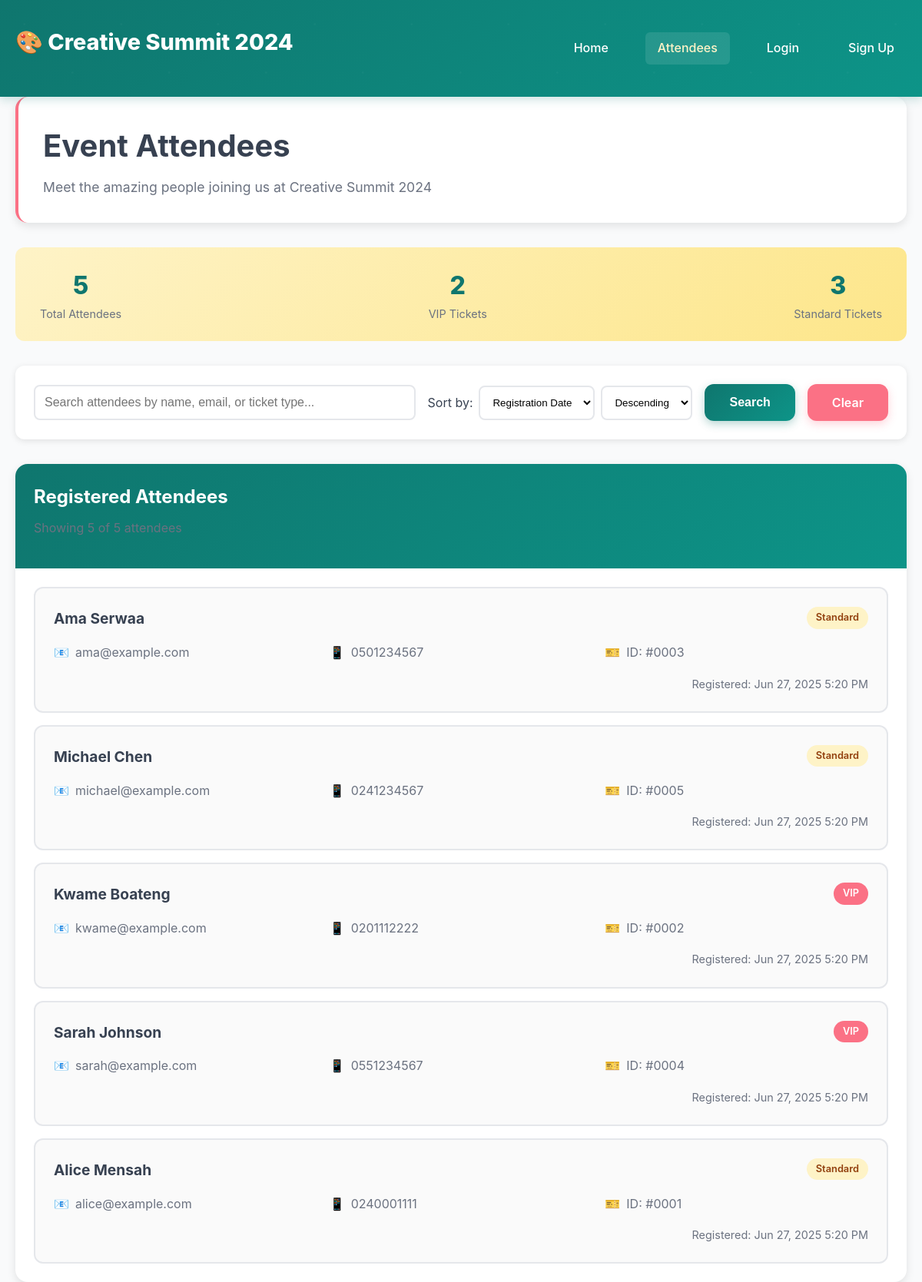
Screenshot of /pages/attendees.php with the database file from the repository.
### tables this page shows
CREATE TABLE attendees (
    id INT AUTO_INCREMENT PRIMARY KEY,
    event_id INT NOT NULL,
    full_name VARCHAR(100) NOT NULL,
    email VARCHAR(100) NOT NULL,
    phone VARCHAR(20) NOT NULL,
    ticket_type VARCHAR(50) NOT NULL,
    registration_date TIMESTAMP DEFAULT CURRENT_TIMESTAMP,
    FOREIGN KEY (event_id) REFERENCES events(id)
);

### pages/attendees.php (the view, shortened to what this page needs)
<?php
$database = new Database();
$db = $database->getConnection();
$search = isset($_GET['search']) ? $_GET['search'] : '';
$sort = isset($_GET['sort']) ? $_GET['sort'] : 'registration_date';
$order = isset($_GET['order']) ? $_GET['order'] : 'DESC';
$query = "SELECT a.*, e.name as event_name
          FROM attendees a
          JOIN events e ON a.event_id = e.id
          WHERE (a.full_name LIKE :search OR a.email LIKE :search OR a.ticket_type LIKE :search)
          ORDER BY a.$sort $order";
$stmt = $db->prepare($query);
$searchParam = "%$search%";
$stmt->bindParam(':search', $searchParam);
$stmt->execute();
$attendees = $stmt->fetchAll(PDO::FETCH_ASSOC);
$countQuery = "SELECT COUNT(*) as total FROM attendees a WHERE (a.full_name LIKE :search OR a.email LIKE :search OR a.ticket_type LIKE :search)";
$countStmt = $db->prepare($countQuery);
$countStmt->bindParam(':search', $searchParam);
$countStmt->execute();
$totalCount = $countStmt->fetch(PDO::FETCH_ASSOC)['total'];
?>
<!DOCTYPE html>
<html lang="en">
<head>
    <link rel="stylesheet" href="../assets/css/styles.css">
</head>
<body>
    <header class="main-header">
        <div class="container">
            <div class="header-content">
                <div class="logo">
                    <h1>🎨 Creative Summit 2024</h1>
                </div>
                <nav class="nav-links">
                    <a href="../index.php">Home</a>
                    <a href="attendees.php" class="active">Attendees</a>
                    <a href="login.php">Login</a>
                    <a href="signup.php">Sign Up</a>
                </nav>
            </div>
        </div>
    </header>
    <main>
        <div class="container">
            <div class="page-header">
                <h1>Event Attendees</h1>
                <p>Meet the amazing people joining us at Creative Summit 2024</p>
            </div>
            <div class="stats-bar">
                <div class="stat-item">
                    <div class="stat-number"><?php echo $totalCount; ?></div>
                    <div class="stat-label">Total Attendees</div>
                </div>
                <div class="stat-item">
                    <div class="stat-number"><?php echo count(array_filter($attendees, function($a) { return $a['ticket_type'] === 'VIP'; })); ?></div>
                    <div class="stat-label">VIP Tickets</div>
                </div>
                <div class="stat-item">
                    <div class="stat-number"><?php echo count(array_filter($attendees, function($a) { return $a['ticket_type'] === 'Standard'; })); ?></div>
                    <div class="stat-label">Standard Tickets</div>
                </div>
            </div>
            <div class="controls">
                <form method="GET" class="search-box">
                    <input type="text" name="search" placeholder="Search attendees by name, email, or ticket type..."
                           value="<?php echo htmlspecialchars($search); ?>">
                </form>
                <div class="sort-controls">
                    <label>Sort by:</label>
                    <select onchange="updateSort(this.value)">
                        <option value="registration_date" <?php echo $sort === 'registration_date' ? 'selected' : ''; ?>>Registration Date</option>
                    </select>
                    <select onchange="updateOrder(this.value)">
                        <option value="DESC" <?php echo $order === 'DESC' ? 'selected' : ''; ?>>Descending</option>
                    </select>
                </div>
                <button type="submit" class="btn btn-primary" onclick="document.querySelector('.search-box form').submit()">Search</button>
                <a href="attendees.php" class="btn btn-secondary">Clear</a>
            </div>
            <div class="attendees-container">
                <div class="table-header">
                    <h2>Registered Attendees</h2>
                    <p>Showing <?php echo count($attendees); ?> of <?php echo $totalCount; ?> attendees</p>
                </div>
                <div class="attendees-grid">
                    <?php if (empty($attendees)): ?>
                        <div class="empty-state">
                            <h3>No attendees found</h3>
                            <p>Try adjusting your search criteria or check back later.</p>
                        </div>
                    <?php else: ?>
                        <?php foreach ($attendees as $attendee): ?>
                            <div class="attendee-card">
                                <div class="attendee-header">
                                    <div class="attendee-name"><?php echo htmlspecialchars($attendee['full_name']); ?></div>
                                    <div class="ticket-badge ticket-<?php echo strtolower($attendee['ticket_type']); ?>">
                                        <?php echo htmlspecialchars($attendee['ticket_type']); ?>
                                    </div>
                                </div>
                                <div class="attendee-details">
                                    <div class="detail-item">
                                        <span class="detail-icon">📧</span>
                                        <span><?php echo htmlspecialchars($attendee['email']); ?></span>
                                    </div>
                                    <div class="detail-item">
                                        <span class="detail-icon">📱</span>
                                        <span><?php echo htmlspecialchars($attendee['phone']); ?></span>
                                    </div>
                                    <div class="detail-item">
                                        <span class="detail-icon">🎫</span>
                                        <span>ID: #<?php echo str_pad($attendee['id'], 4, '0', STR_PAD_LEFT); ?></span>
                                    </div>
                                </div>
                                <div class="registration-date">
                                    Registered: <?php echo date('M j, Y g:i A', strtotime($attendee['registration_date'])); ?>
                                </div>
                            </div>
                        <?php endforeach; ?>
                    <?php endif; ?>
                </div>
            </div>
        </div>
    </main>
</body>
</html>

### assets/css/styles.css (style rules this page uses)
* { margin: 0; padding: 0; box-sizing: border-box; }
body { font-family: -apple-system, BlinkMacSystemFont, "Segoe UI", Roboto, sans-serif; background-color: #f9fafb; color: #374151; line-height: 1.6; }
.container { max-width: 1200px; margin: 0 auto; padding: 0 20px; }
h1, h2, h3, h4, h5, h6 { font-weight: 700; margin-bottom: 1rem; color: #374151; }
h1 { font-size: 2.5rem; }
h2 { font-size: 2rem; }
p { margin-bottom: 1rem; color: #6b7280; }
a { color: #0f766e; text-decoration: none; transition: color 0.3s ease; }
.main-header { background: linear-gradient(135deg, #0f766e 0%, #0d9488 100%); color: white; padding: 2rem 0; box-shadow: 0 4px 12px rgba(15, 118, 110, 0.2); position: relative; overflow: hidden; }
.main-header::before { content: ""; position: absolute; top: 0; left: 0; right: 0; bottom: 0; opacity: 0.3; }
.header-content { display: flex; justify-content: space-between; align-items: center; position: relative; z-index: 1; }
.logo h1 { font-size: 1.8rem; font-weight: 800; color: white; margin: 0; }
.nav-links { display: flex; gap: 2rem; list-style: none; }
.nav-links a { color: white; text-decoration: none; font-weight: 500; transition: color 0.3s ease; padding: 0.5rem 1rem; border-radius: 6px; }
.nav-links a:hover, .nav-links a.active { color: #fef3c7; background: rgba(255, 255, 255, 0.1); }
.btn { display: inline-block; padding: 1rem 2rem; border: none; border-radius: 12px; font-size: 1rem; font-weight: 600; text-decoration: none; cursor: pointer; transition: all 0.3s ease; text-align: center; line-height: 1; }
.btn-primary { background: linear-gradient(135deg, #0f766e 0%, #0d9488 100%); color: white; box-shadow: 0 4px 12px rgba(15, 118, 110, 0.3); }
.btn-secondary { background: #fb7185; color: white; box-shadow: 0 4px 12px rgba(251, 113, 133, 0.3); }
.page-header { background: white; padding: 2rem; border-radius: 16px; box-shadow: 0 4px 12px rgba(0, 0, 0, 0.1); margin-bottom: 2rem; border-left: 4px solid #fb7185; }
.page-header h1 { color: #374151; font-size: 2.5rem; margin-bottom: 0.5rem; }
.page-header p { color: #6b7280; font-size: 1.1rem; margin: 0; }
.stats-bar { background: linear-gradient(135deg, #fef3c7 0%, #fde68a 100%); padding: 1.5rem 2rem; border-radius: 12px; margin-bottom: 2rem; display: flex; justify-content: space-between; align-items: center; }
.stat-item { text-align: center; }
.stat-number { font-size: 2rem; font-weight: 800; color: #0f766e; }
.stat-label { color: #6b7280; font-size: 0.9rem; }
.controls { background: white; padding: 1.5rem; border-radius: 12px; box-shadow: 0 2px 8px rgba(0, 0, 0, 0.1); margin-bottom: 2rem; display: flex; gap: 1rem; align-items: center; flex-wrap: wrap; }
.search-box { flex: 1; min-width: 250px; }
.search-box input { width: 100%; padding: 0.75rem; border: 2px solid #e5e7eb; border-radius: 8px; font-size: 1rem; transition: border-color 0.3s ease; }
.sort-controls { display: flex; gap: 0.5rem; align-items: center; }
.sort-controls select { padding: 0.75rem; border: 2px solid #e5e7eb; border-radius: 8px; background: white; cursor: pointer; }
.attendees-container { background: white; border-radius: 16px; box-shadow: 0 4px 12px rgba(0, 0, 0, 0.1); overflow: hidden; }
.table-header { background: linear-gradient(135deg, #0f766e 0%, #0d9488 100%); color: white; padding: 1.5rem; }
.table-header h2 { font-size: 1.5rem; margin-bottom: 0.5rem; color: white; }
.attendees-grid { display: grid; gap: 1rem; padding: 1.5rem; }
.attendee-card { background: #fafafa; border: 2px solid #e5e7eb; border-radius: 12px; padding: 1.5rem; transition: all 0.3s ease; position: relative; }
.attendee-header { display: flex; justify-content: space-between; align-items: start; margin-bottom: 1rem; }
.attendee-name { font-size: 1.2rem; font-weight: 700; color: #374151; }
.ticket-badge { padding: 0.25rem 0.75rem; border-radius: 20px; font-size: 0.8rem; font-weight: 600; }
.ticket-standard { background: #fef3c7; color: #92400e; }
.ticket-vip { background: #fb7185; color: white; }
.attendee-details { display: grid; grid-template-columns: repeat(auto-fit, minmax(200px, 1fr)); gap: 1rem; margin-bottom: 1rem; }
.detail-item { display: flex; align-items: center; gap: 0.5rem; color: #6b7280; }
.detail-icon { color: #0f766e; font-weight: bold; }
.registration-date { font-size: 0.9rem; color: #6b7280; text-align: right; }
.logo { font-size: 3rem; margin-bottom: 1rem; }

### rows the page displays
attendees: full_name "Ama Serwaa", ticket_type "Standard", email "ama@example.com", phone "0501234567", id "0003", registration_date "Jun 27, 2025 5:20 PM"
attendees: full_name "Michael Chen", ticket_type "Standard", email "michael@example.com", phone "0241234567", id "0005", registration_date "Jun 27, 2025 5:20 PM"
attendees: full_name "Kwame Boateng", ticket_type "VIP", email "kwame@example.com", phone "0201112222", id "0002", registration_date "Jun 27, 2025 5:20 PM"
attendees: full_name "Sarah Johnson", ticket_type "VIP", email "sarah@example.com", phone "0551234567", id "0004", registration_date "Jun 27, 2025 5:20 PM"
attendees: full_name "Alice Mensah", ticket_type "Standard", email "alice@example.com", phone "0240001111", id "0001", registration_date "Jun 27, 2025 5:20 PM"

### other values shown
$totalCount "5"
count($attendees) "5"
